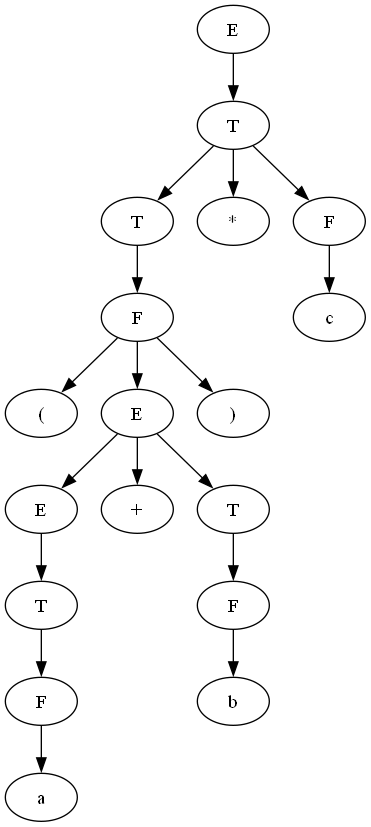

Reproduce this figure in Python.
import pydot

def arbol_a_imagen(arbol, archivo="arbol.png"):
    graph = pydot.Dot(graph_type='digraph')
    contador = 0

    def agregar(nodo, padre=None):
        nonlocal contador

        nombre_nodo = f"{nodo}_{contador}"
        contador += 1

        if isinstance(nodo, str):
            nodo_actual = pydot.Node(nombre_nodo, label=nodo)
        else:
            nodo_actual = pydot.Node(nombre_nodo, label=nodo.label())

        graph.add_node(nodo_actual)

        if padre:
            graph.add_edge(pydot.Edge(padre, nodo_actual))

        if not isinstance(nodo, str):
            for hijo in nodo:
                agregar(hijo, nodo_actual)

    agregar(arbol)
    graph.write_png(archivo)


def arbol_a_imagen_ast(ast, archivo="ast.png"):
    graph = pydot.Dot(graph_type='digraph')
    contador = 0

    def agregar(nodo, padre=None):
        nonlocal contador

        nombre = f"n{contador}"
        contador += 1

        if isinstance(nodo, str):
            nodo_actual = pydot.Node(nombre, label=nodo)
        else:
            etiqueta, hijos = nodo
            nodo_actual = pydot.Node(nombre, label=etiqueta)

        graph.add_node(nodo_actual)

        if padre:
            graph.add_edge(pydot.Edge(padre, nodo_actual))

        if not isinstance(nodo, str):
            for hijo in hijos:
                agregar(hijo, nodo_actual)

    agregar(ast)
    graph.write_png(archivo)
